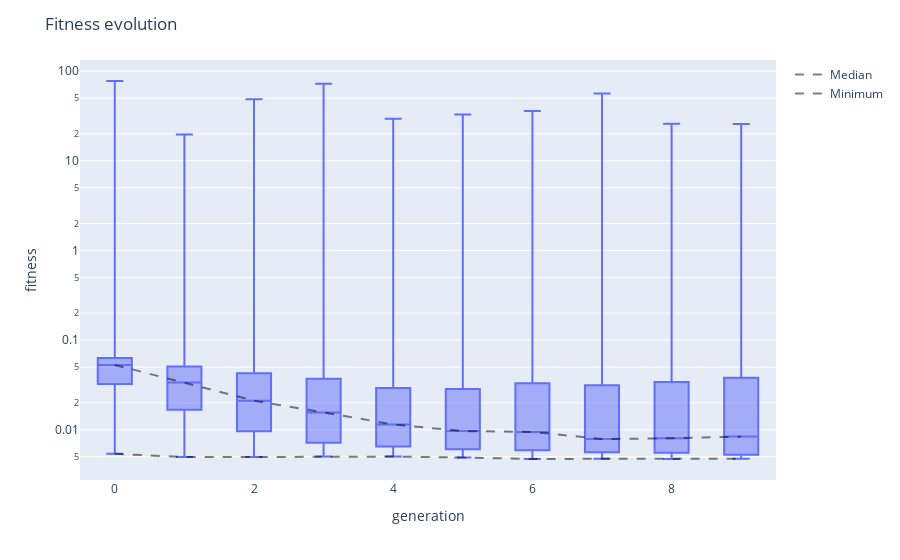

The code cell stored with this chart in its notebook:
### Code cell
viewer.fitness_evolution()

### Figure 1 — Plotly figure (JSON) as saved in the notebook; plotly's stock layout.template omitted (floating-point values rounded to 4 significant figures; data arrays with more than 128 entries replaced by an {"elided": "..."} marker saying what was removed)
{"data": [{"alignmentgroup": "True", "boxpoints": false, "hovertemplate": "generation=%{x}<br>fitness=%{y}<extra></extra>", "legendgroup": "", "marker": {"color": "#636efa"}, "name": "", "notched": false, "offsetgroup": "", "orientation": "v", "showlegend": false, "type": "box", "x": {"elided": "5000 int values"}, "x0": " ", "xaxis": "x", "y": {"elided": "5000 float values"}, "y0": " ", "yaxis": "y"}, {"line": {"color": "rgba(0,0,0,0.5)", "dash": "dash", "width": 2}, "mode": "lines", "name": "Median", "type": "scatter", "x": [0, 1, 2, 3, 4, 5, 6, 7, 8, 9], "y": [0.0529, 0.03373, 0.02115, 0.01562, 0.01148, 0.009681, 0.00947, 0.007892, 0.008046, 0.008407]}, {"line": {"color": "rgba(0,0,0,0.5)", "dash": "dash", "width": 2}, "mode": "lines", "name": "Minimum", "type": "scatter", "x": [0, 1, 2, 3, 4, 5, 6, 7, 8, 9], "y": [0.005401, 0.004972, 0.004972, 0.005028, 0.005028, 0.004901, 0.004726, 0.00475, 0.004729, 0.004744]}], "layout": {"boxmode": "group", "legend": {"tracegroupgap": 0}, "margin": {"t": 60}, "title": {"text": "Fitness evolution"}, "xaxis": {"anchor": "y", "domain": [0, 1], "title": {"text": "generation"}}, "yaxis": {"anchor": "x", "domain": [0, 1], "title": {"text": "fitness"}, "type": "log"}}}
